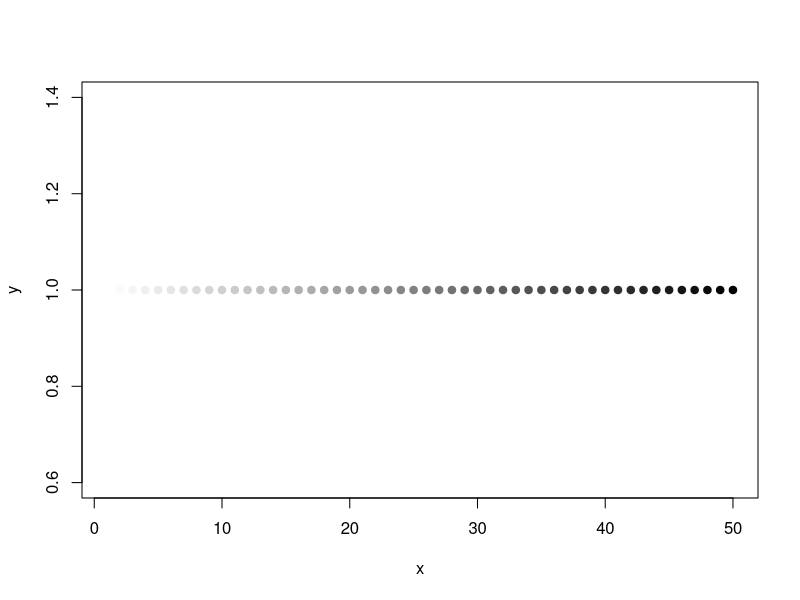
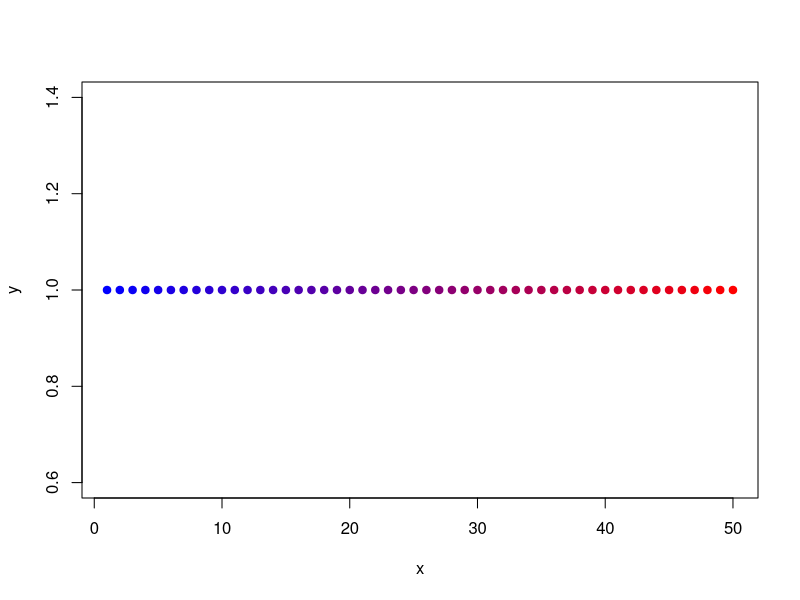
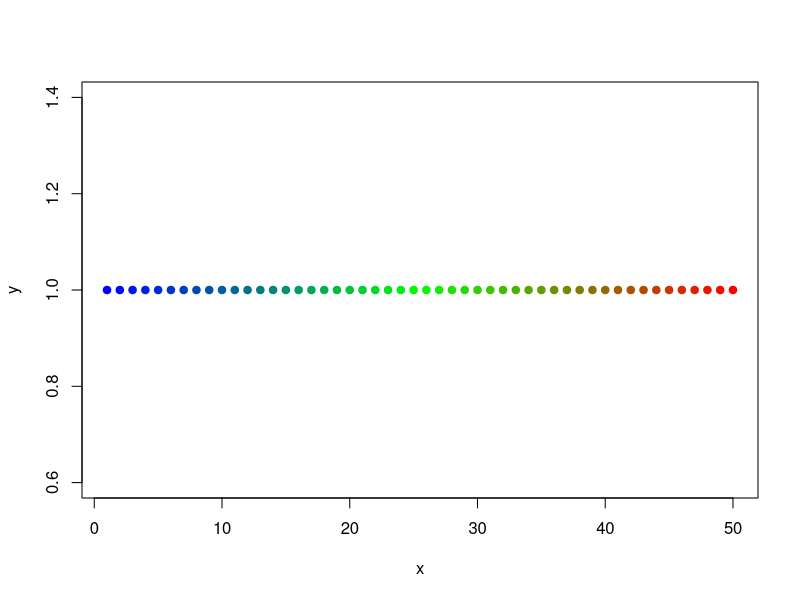

Reproduce these figures in R, in order. (Note: this script raises an error after producing the figures.)
### Title: scale_color_base() tests
###
### Author: Michael Koontz
### Email: mikoontz@gmail.com
### Twitter: @_mikoontz
###
### Date Created: 20151110
### Last Updated: 20151110
###
### Description: Test cases for scale_color_base() function, which maps values in a numeric vector to a user defined range and user defined color palette

#--------
# The function
#--------

scale_color_base <- function(value, colors=c("white", "black"), na.rm=FALSE, mapToRange=range(value, na.rm=na.rm), alpha=1, printRecast=FALSE)
{
  if (na.rm==FALSE & any(is.na(value)))
    stop("There are NAs in your vector. Using na.rm=TRUE will remove them for the mapping calculations, but add them back in in the final vector. Try that.")
  
  recast_value <- (value[!is.na(value)] - mapToRange[1]) / (diff(mapToRange))
  recast_value[recast_value < 0] <- 0
  recast_value[recast_value > 1] <- 1

  color_fnc <- colorRamp(colors=colors)
  
  plot_colors <- rep("NA", length(value))
  plot_colors[!is.na(value)] <- rgb(color_fnc(recast_value)/255, alpha=alpha)
  
  if (printRecast) {
    print(recast_value)
  }
  
  return (plot_colors)
}

#------- 
# End function
#-------

#-------
# Default case
#-------

x <- 1:50
y <- rep(1, 50)

plot(x, y, pch=19, col=scale_color_base(x))

#-------
# End default case
#-------

#-------
# Start 2 custom color case
#-------

plot(x, y, pch=19, col=scale_color_base(x, colors=c("blue", "red")))

#-------
# End 2 custom color case
#-------

#-------
# Start 3 custom color case
#-------

plot(x, y, pch=19, col=scale_color_base(x, colors=c("blue", "green", "red")))

#-------
# End 3 custom color case
#-------

#-------
# Start NA case
#-------

# Turn half of the points into NAs
x[sample(50, 25)] <- NA

# Without explicitly calling na.rm=TRUE, this breaks.
plot(x, y, pch=19, col=scale_color_base(x, colors=c("blue", "green", "red")))

plot(x, y, pch=19, col=scale_color_base(x, colors=c("blue", "green", "red"), na.rm=TRUE))

#-------
# End NA case
#-------

#-------
# Start alpha case
#-------

# Adjust transparency when there are a lot of points
x <- 1:100
y <- 1:100
xy <- expand.grid(x=x, y=y)
value <- rnorm(nrow(xy)) * xy$x
plot(xy$x, xy$y, pch=19, col=scale_color_base(value, alpha=0.25, colors=c("blue", "red")))

#-------
# End alpha case
#-------

#-------
# Start mapToRange testing
#-------

# Test 1
# Give mapToRange the actual range of the data. This should give the same result as the default
x <- 11:20
y <- rep(1, 10)
plot(x, y, pch=19, col=scale_color_base(x, colors=c("blue", "red"), mapToRange=range(x)))

# Test 2
# mapToRange= a left frame-shifted range
x <- 11:20
y <- rep(1, 10)
plot(x, y, pch=19, col=scale_color_base(x, colors=c("blue", "red"), mapToRange=c(6, 15), printRecast=TRUE))

#-------
# End mapToRange testing
#-------
